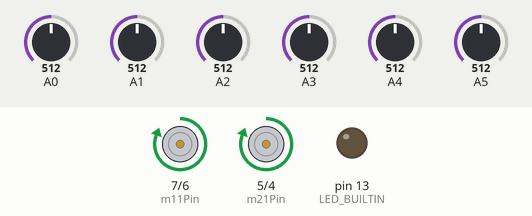
The sketch below on a simulated Arduino Uno, built with avr-gcc and run on an emulated ATmega328P. Parts: motor-driver pin pairs drawn as motors (green arrow = first pin HIGH = forward, orange = second pin HIGH = backward, longer = more drive, scaled by the enable pin), output pins drawn as LEDs (lit = HIGH). The inputs (shaded band) are chosen by the test bench; at power-on: A5 = 512, A0 = 512, A1 = 512, A2 = 512, A3 = 512, A4 = 512.

Above: at 6.9 s.
7.0 s: A5 set to 564
8.5 s: A5 set to 587
At 9.0 s:
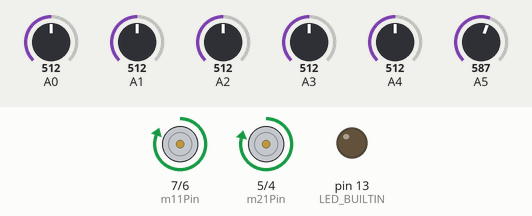
10.0 s: A0 set to 190
At 11.2 s:
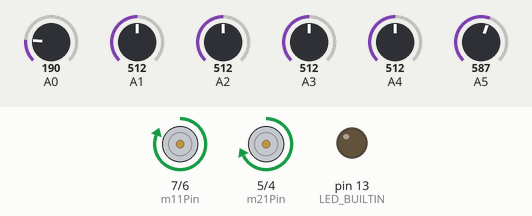
11.5 s: A1 set to 30
At 12.5 s:
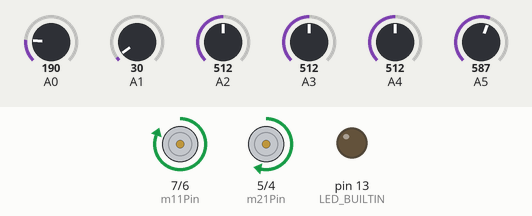
13.0 s: A0 set to 992
At 13.6 s:
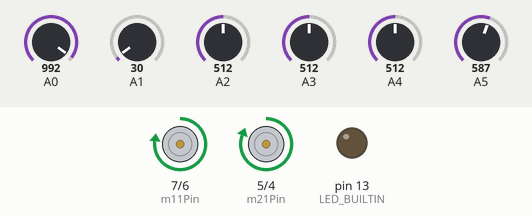
14.5 s: A5 set to 30
At 15.9 s:
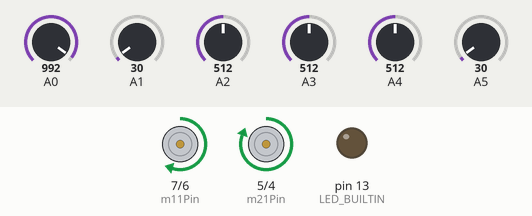
Timing chart, 0 to 17.0 s (numbered marks = the images above; inputs shaded):
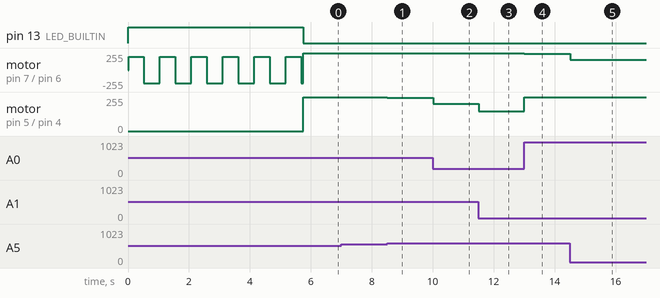

Measured:
- after the input at 7.0 s, every drawn part: stays the same
- after the input at 8.5 s, motor on pin 5 (m21Pin) / pin 4 (m22Pin): forward 255/255 → forward 248/255 at once
- after the input at 10.0 s, motor on pin 5 (m21Pin) / pin 4 (m22Pin): forward 248/255 → forward 206/255 at once
- after the input at 11.5 s, motor on pin 5 (m21Pin) / pin 4 (m22Pin): forward 206/255 → forward 150/255 at once
- after the input at 13.0 s, motor on pin 7 (m11Pin) / pin 6 (m12Pin): forward 255/255 → forward 241/255 at once; motor on pin 5 (m21Pin) / pin 4 (m22Pin): forward 150/255 → forward 255/255 at once
- after the input at 14.5 s, motor on pin 7 (m11Pin) / pin 6 (m12Pin): forward 241/255 → forward 157/255 at once

The sketch:

LINE_FOLLOWER.ino
```cpp
#include <QTRSensors.h>

const int m11Pin = 7;
const int m12Pin = 6;
const int m21Pin = 5;
const int m22Pin = 4;
const int m1Enable = 11;
const int m2Enable = 10;
int m1Speed = 0;
int m2Speed = 0;

float kp = 7;
float ki = 0;
float kd = 4;
int p = 1;
int i = 0;
int d = 1;

int bigAngleTh = 20;
int adjustValue = 30;

int error = 0;
int lastError = 0;
const int maxSpeed = 255;
const int minSpeed = -255;
const int baseSpeed = 255;

QTRSensors qtr;
const int sensorCount = 6;
int sensorValues[sensorCount];

unsigned long timeToChangeDir = 500;
unsigned long lastTime = 0;
bool engineDir = true;
const int m1CalibrationSpeed = 200.5;

void autocalibrate() {
    qtr.read(sensorValues);

    const int minBlackThreshold = 600;
    bool isBlackDetected = false;

    for (int i = 0; i < sensorCount; i++) {
        if (sensorValues[i] > minBlackThreshold) {
            isBlackDetected = true;
            break;
        }
    }

    if (!isBlackDetected && (millis() - lastTime > timeToChangeDir)) {
        engineDir = !engineDir;
        lastTime = millis();
    }

    if (engineDir) {
        setMotorSpeed(m1CalibrationSpeed, 0);
    } else {
        setMotorSpeed(-m1CalibrationSpeed, 0);
    }
}


void setup() {
    // pinMode setup
    pinMode(m11Pin, OUTPUT);
    pinMode(m12Pin, OUTPUT);
    pinMode(m21Pin, OUTPUT);
    pinMode(m22Pin, OUTPUT);
    pinMode(m1Enable, OUTPUT);
    pinMode(m2Enable, OUTPUT);
    qtr.setTypeAnalog();
    qtr.setSensorPins((const uint8_t[]){ A0, A1, A2, A3, A4, A5 }, sensorCount);
    pinMode(LED_BUILTIN, OUTPUT);
    digitalWrite(LED_BUILTIN, HIGH);
    for (uint16_t i = 0; i < 200; i++) {
        qtr.calibrate();
        autocalibrate();
    }
    digitalWrite(LED_BUILTIN, LOW);

}
void loop() {
  qtr.read(sensorValues);

    m1Speed = baseSpeed;
    m2Speed = baseSpeed;

    pidControl(kp, ki, kd);

    m1Speed = constrain(m1Speed, minSpeed, maxSpeed);
    m2Speed = constrain(m2Speed, minSpeed, maxSpeed);

    setMotorSpeed(m1Speed, m2Speed);
}

// calculate PID value based on error, kp, kd, ki, p, i and d.
void pidControl(float kp, float ki, float kd) {
    int error = map(qtr.readLineBlack(sensorValues), 0, 5000, -50, 50);

    p = error;
    i = i + error;
    d = error - lastError;
    int motorSpeed = kp * p + ki * i + kd * d;

    if (error < 0) {
    m1Speed += motorSpeed;

    if (error <= (-1 * bigAngleTh)) {
        m2Speed -= adjustValue;
        m1Speed += adjustValue;
    }
} else if (error > 0) {
    m2Speed -= motorSpeed;

    if (error >= bigAngleTh) {
        m1Speed -= adjustValue;
        m2Speed += adjustValue;
    }
}

    lastError = error;
}

void setMotorSpeed(int motor1Speed, int motor2Speed) {
    if (motor1Speed == 0) {
        digitalWrite(m11Pin, LOW);
        digitalWrite(m12Pin, LOW);
        analogWrite(m1Enable, motor1Speed);
    } else {
        if (motor1Speed > 0) {
            digitalWrite(m11Pin, HIGH);
            digitalWrite(m12Pin, LOW);
            analogWrite(m1Enable, motor1Speed);
        }
        if (motor1Speed < 0) {
            digitalWrite(m11Pin, LOW);
            digitalWrite(m12Pin, HIGH);
            analogWrite(m1Enable, -motor1Speed);
        }
    }
    if (motor2Speed == 0) {
        digitalWrite(m21Pin, LOW);
        digitalWrite(m22Pin, LOW);
        analogWrite(m2Enable, motor2Speed);
    } else {
        if (motor2Speed > 0) {
            digitalWrite(m21Pin, HIGH);
            digitalWrite(m22Pin, LOW);
            analogWrite(m2Enable, motor2Speed);
        }
        if (motor2Speed < 0) {
            digitalWrite(m21Pin, LOW);
            digitalWrite(m22Pin, HIGH);
            analogWrite(m2Enable, -motor2Speed);
        }
    }
}
```
